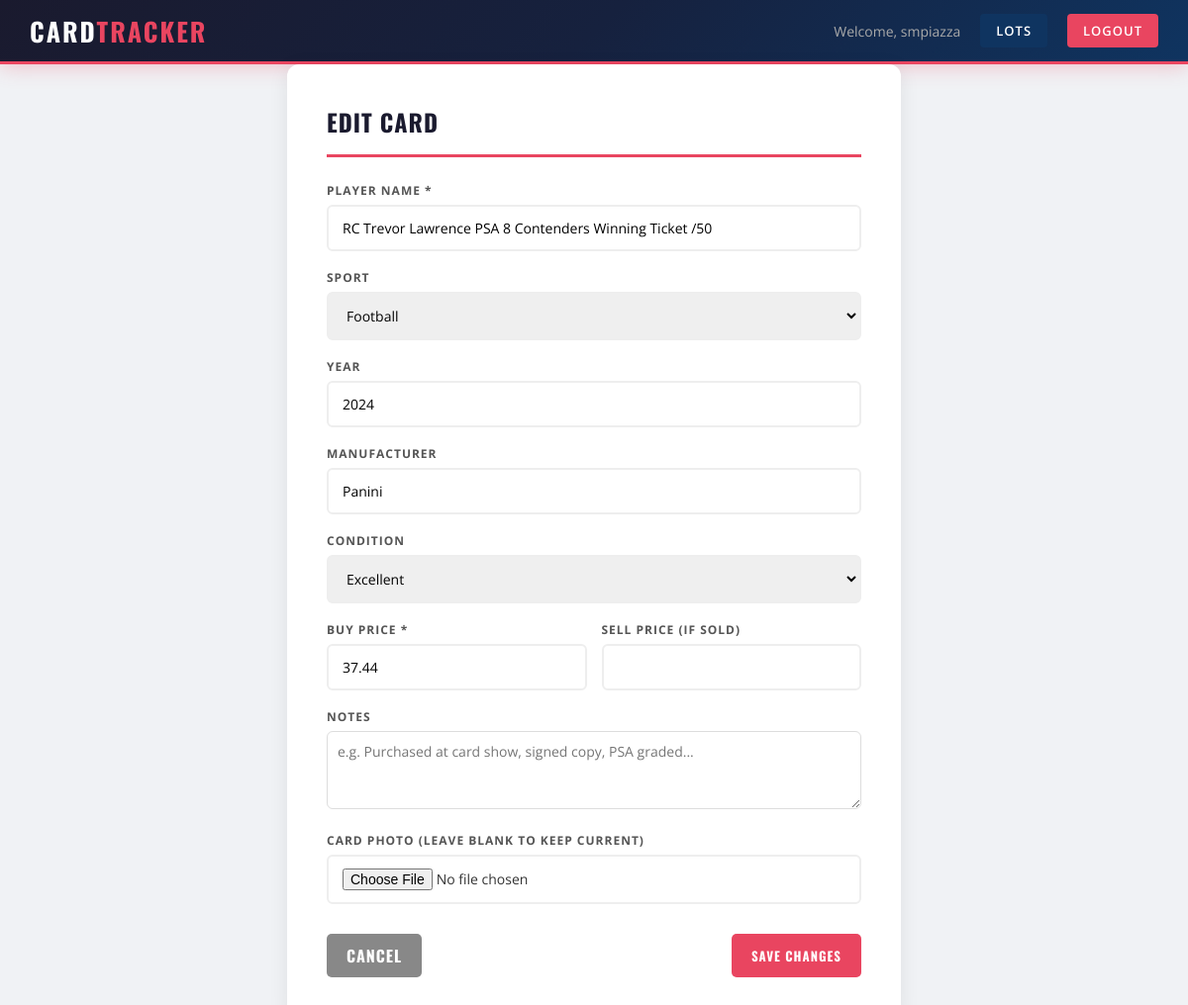
Screenshot of /edit_card/2 (signed in) with the database file from the repository.
### models.py (models this page shows, shortened)
class User(UserMixin, db.Model):
    id = db.Column(db.Integer, primary_key=True)
    email = db.Column(db.String(150), unique=True, nullable=False)
    username = db.Column(db.String(150), unique=True, nullable=False)
    password = db.Column(db.String(150), nullable=False)
    is_admin = db.Column(db.Boolean, default=False)
    date_joined = db.Column(db.DateTime, default=db.func.current_timestamp())
    security_question = db.Column(db.String(300))
    security_answer = db.Column(db.String(300))
    cards = db.relationship('Card', backref='owner', lazy=True)
    lots = db.relationship('Lot', backref='owner', lazy=True)

class Card(db.Model):
    id = db.Column(db.Integer, primary_key=True)
    player_name = db.Column(db.String(150), nullable=False)
    sport = db.Column(db.String(50))
    year = db.Column(db.String(10))
    manufacturer = db.Column(db.String(100))
    condition = db.Column(db.String(50))
    buy_price = db.Column(db.Float, nullable=False)
    sell_price = db.Column(db.Float)
    photo_filename = db.Column(db.String(300))
    market_price = db.Column(db.Float)
    date_added = db.Column(db.DateTime, default=db.func.current_timestamp())
    user_id = db.Column(db.Integer, db.ForeignKey('user.id'), nullable=False)
    lot_id = db.Column(db.Integer, db.ForeignKey('lot.id'), nullable=True)
    notes = db.Column(db.String(1000))

### main.py (the view, shortened to what this page needs)
@main.route('/edit_card/<int:card_id>', methods=['GET', 'POST'])
@login_required
def edit_card(card_id):
    card = Card.query.get_or_404(card_id)
    if card.user_id != current_user.id:
        flash('Permission denied.')
        return redirect(url_for('main.dashboard'))
    return render_template('edit_card.html', card=card)

### app.py (called while the page is built)
def create_app():
    app = Flask(__name__)
    app.config['SECRET_KEY'] = os.getenv('SECRET_KEY', 'your-secret-key')
    app.config['SQLALCHEMY_DATABASE_URI'] = 'sqlite:///cards.db'
    app.config['UPLOAD_FOLDER'] = 'static/uploads'
    app.config['MAX_CONTENT_LENGTH'] = 16 * 1024 * 1024  # 16MB max
    db.init_app(app)
    login_manager = LoginManager()
    login_manager.login_view = 'auth.login'
    login_manager.init_app(app)
    @login_manager.user_loader
    def load_user(user_id):
        return User.query.get(int(user_id))
    from auth import auth as auth_blueprint
    app.register_blueprint(auth_blueprint)
    from main import main as main_blueprint
    app.register_blueprint(main_blueprint)
    from admin import admin as admin_blueprint
    app.register_blueprint(admin_blueprint)
    with app.app_context():
        db.create_all()
    return app

### templates/edit_card.html (shortened to what this page needs)
<!DOCTYPE html>
<html>
<head>
    <link rel="stylesheet" href="{{ url_for('static', filename='css/style.css') }}">
</head>
<body>
    <nav>
        <h1>Card<span>Tracker</span></h1>
        <div class="nav-right">
            <span>Welcome, {{ current_user.username }}</span>
            <a href="{{ url_for('main.lots') }}" style="background:#0f3460;">Lots</a>
            <a href="{{ url_for('auth.logout') }}">Logout</a>
        </div>
    </nav>
    <div class="form-container">
        <h2>Edit Card</h2>
        <form method="POST" enctype="multipart/form-data">
            <div class="form-group">
                <label>Player Name *</label>
                <input type="text" name="player_name" value="{{ card.player_name }}" required>
            </div>
            <div class="form-group">
                <label>Sport</label>
                <select name="sport">
                    <option value="Football" {% if card.sport == 'Football' %}selected{% endif %}>Football</option>
                </select>
            </div>
            <div class="form-group">
                <label>Year</label>
                <input type="text" name="year" value="{{ card.year }}">
            </div>
            <div class="form-group">
                <label>Manufacturer</label>
                <input type="text" name="manufacturer" value="{{ card.manufacturer }}">
            </div>
            <div class="form-group">
                <label>Condition</label>
                <select name="condition">
                    <option value="Excellent" {% if card.condition == 'Excellent' %}selected{% endif %}>Excellent</option>
                </select>
            </div>
            <div class="form-row">
                <div class="form-group">
                    <label>Buy Price *</label>
                    <input type="number" name="buy_price" step="0.01" value="{{ card.buy_price }}" required>
                </div>
                <div class="form-group">
                    <label>Sell Price (if sold)</label>
                    <input type="number" name="sell_price" step="0.01" value="{{ card.sell_price or '' }}">
                </div>
            </div>
            <div class="form-group">
                <label>Notes</label>
                <textarea name="notes" placeholder="e.g. Purchased at card show, signed copy, PSA graded..." rows="3" style="width:100%; padding:10px; border:1px solid #ddd; border-radius:6px; font-family:inherit; font-size:14px; resize:vertical;">{{ card.notes or '' }}</textarea>
            </div>
            <div class="form-group">
                <label>Card Photo (leave blank to keep current)</label>
                <input type="file" name="photo" accept="image/*">
            </div>
            <div class="form-buttons">
                <a href="{{ url_for('main.card_detail', card_id=card.id) }}" class="btn-cancel">Cancel</a>
                <button type="submit" class="btn">Save Changes</button>
            </div>
        </form>
    </div>
</body>
</html>

### static/css/style.css (style rules this page uses)
* { margin: 0; padding: 0; box-sizing: border-box; }
body { font-family: 'Open Sans', sans-serif; background: #f0f2f5; color: #333; min-height: 100vh; }
nav { background: linear-gradient(135deg, #1a1a2e 0%, #16213e 50%, #0f3460 100%); color: white; padding: 0 30px; display: flex; justify-content: space-between; align-items: center; height: 65px; border-bottom: 3px solid #e94560; box-shadow: 0 2px 20px rgba(233,69,96,0.3); }
nav h1 { font-family: 'Oswald', sans-serif; font-size: 26px; font-weight: 700; letter-spacing: 2px; text-transform: uppercase; color: white; }
nav h1 span { color: #e94560; }
nav .nav-right { display: flex; align-items: center; gap: 20px; }
nav .nav-right span { color: #aaa; font-size: 14px; }
nav a { color: white; text-decoration: none; font-size: 13px; font-weight: 600; letter-spacing: 1px; text-transform: uppercase; background: #e94560; padding: 8px 16px; border-radius: 4px; transition: background 0.2s; }
.btn { background: #e94560; color: white; padding: 10px 20px; border-radius: 5px; text-decoration: none; display: inline-block; border: none; cursor: pointer; font-size: 13px; font-weight: 700; font-family: 'Oswald', sans-serif; letter-spacing: 1px; text-transform: uppercase; transition: background 0.2s; }
.btn-cancel { background: #888; color: white; padding: 10px 20px; border-radius: 5px; text-decoration: none; display: inline-block; font-weight: 700; font-family: 'Oswald', sans-serif; letter-spacing: 1px; text-transform: uppercase; }
.form-container { max-width: 620px; margin: 0 auto; background: white; padding: 40px; border-radius: 12px; box-shadow: 0 4px 20px rgba(0,0,0,0.08); }
.form-container h2 { color: #1a1a2e; font-family: 'Oswald', sans-serif; font-size: 24px; text-transform: uppercase; letter-spacing: 1px; margin-bottom: 25px; padding-bottom: 15px; border-bottom: 3px solid #e94560; }
.form-group { margin-bottom: 18px; }
.form-group label { display: block; margin-bottom: 6px; color: #555; font-size: 12px; font-weight: 700; letter-spacing: 1px; text-transform: uppercase; }
.form-group input, .form-group select { width: 100%; padding: 12px 14px; border: 2px solid #eee; border-radius: 6px; font-size: 14px; font-family: 'Open Sans', sans-serif; transition: border 0.2s; }
.form-row { display: grid; grid-template-columns: 1fr 1fr; gap: 15px; }
.form-buttons { display: flex; justify-content: space-between; margin-top: 30px; }

### rows the page displays
User: username "smpiazza"
Card: player_name "RC Trevor Lawrence PSA 8 Contenders Winning Ticket /50", sport "Football", year "2024", manufacturer "Panini", condition "Excellent", buy_price "37.44"
